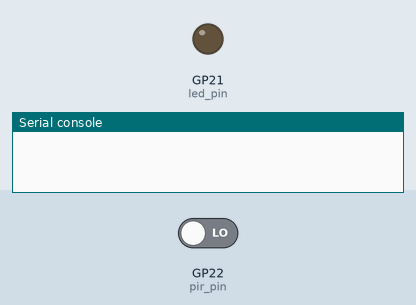
A program run on a simulated Raspberry Pi Pico running MicroPython. Parts: output pins drawn as LEDs (lit = HIGH), the last lines printed to the serial console. The test bench sets the inputs (shaded band); at power-on: GP22 (pir_pin) LOW.

Above: at 1.2 s.
1.3 s: GP22 (pir_pin) driven HIGH
At 2.9 s:
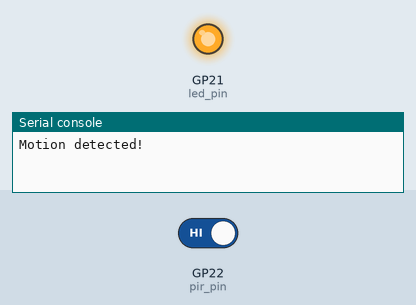
3.5 s: GP22 (pir_pin) driven LOW
At 4.4 s:
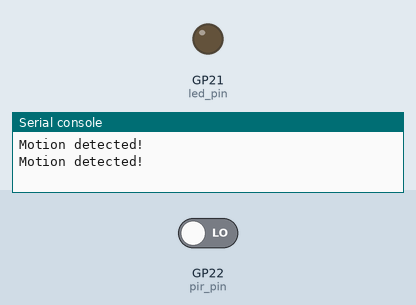
Timing chart, 0 to 6.5 s (numbered marks = the images above; inputs shaded):
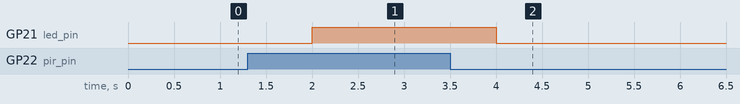

The program:

project7.py
```python
from machine import Pin
from time import sleep

pir_pin = Pin(22, Pin.IN)
led_pin = Pin (21, Pin.OUT)

while True:
    if pir_pin.value():
        print("Motion detected!")
        led_pin.value(1)
    sleep(1)
    led_pin.value(0)
```

Measured:
- after the input at 1.3 s, GP21 (led_pin): LOW → HIGH after 0.70 s
- after the input at 3.5 s, GP21 (led_pin): HIGH → LOW after 0.50 s
